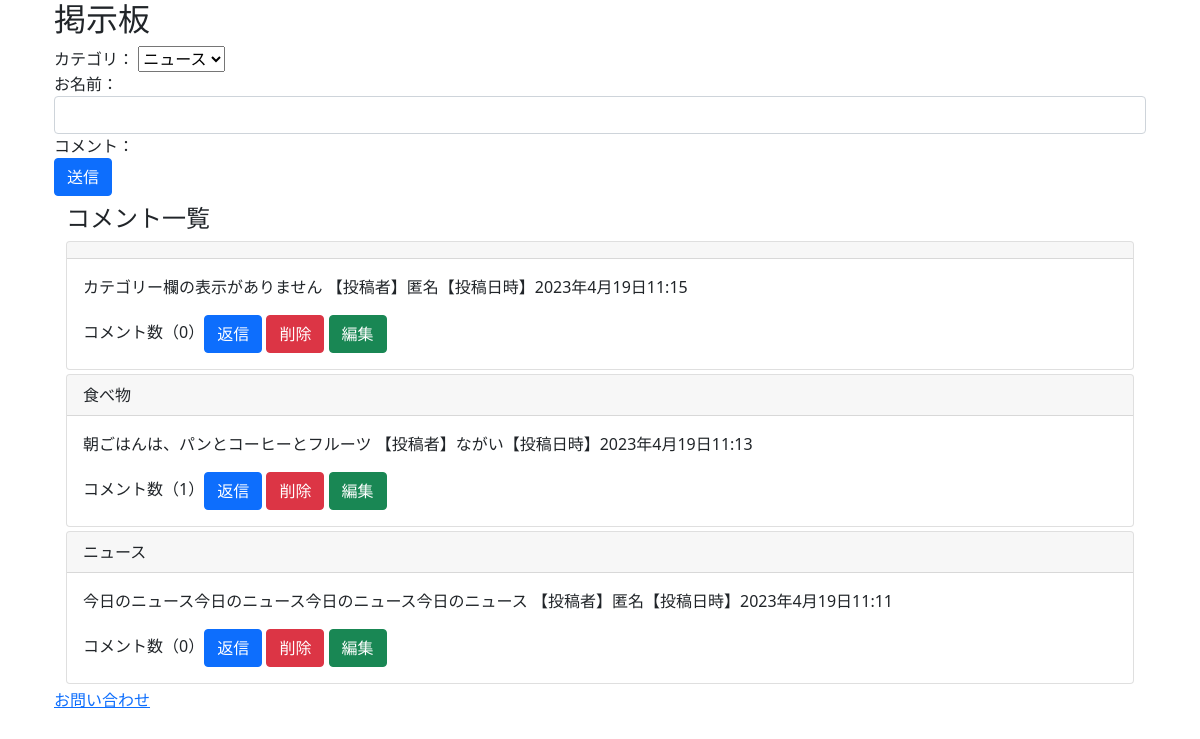
Before: / with the older database file.
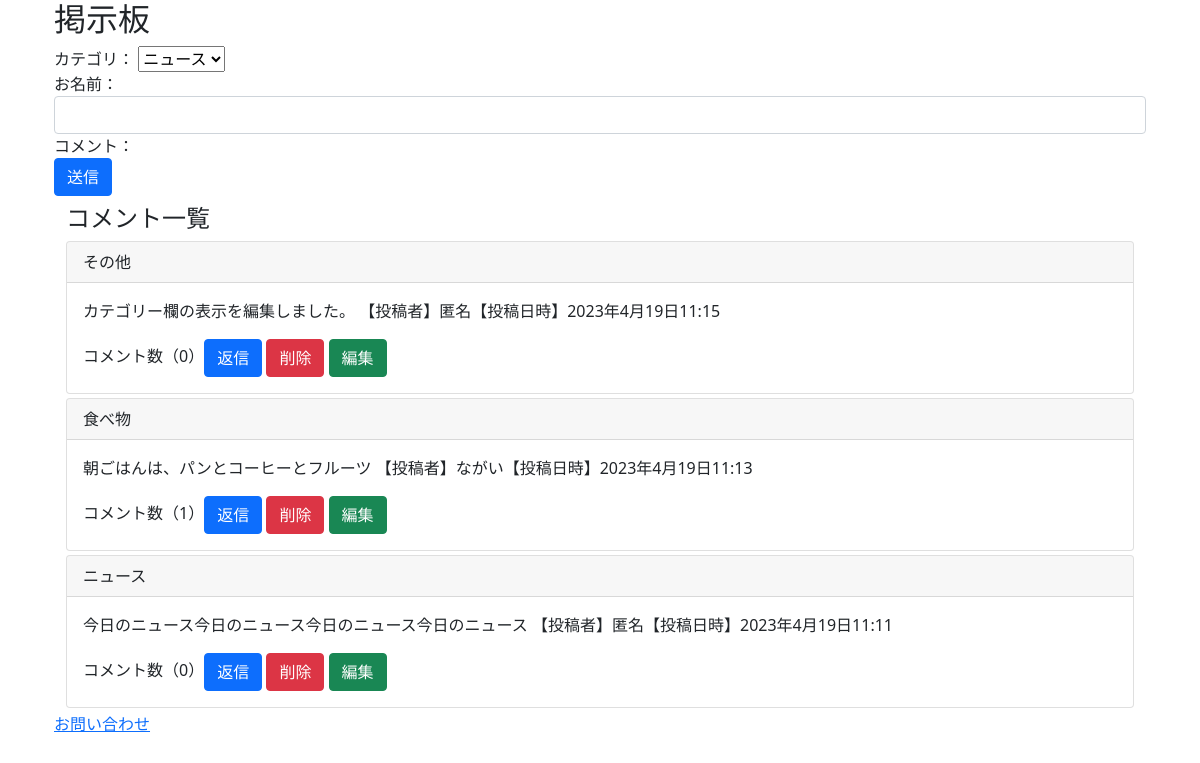
After: the same page with the newer database file.
### bbs/models.py (models this page shows, shortened)
class Topic(models.Model):
    category = models.ForeignKey(Category, verbose_name='カテゴリ', on_delete=models.CASCADE, null=True, blank=True)
    comment = models.TextField(verbose_name='コメント')
    name = models.CharField(verbose_name="名前", max_length=20, default="匿名")
    created_at = models.DateTimeField(auto_now_add=True)
    def reply_amount(self):
        return Reply.objects.filter(target=self.id).count()

class Category(models.Model):
    name = models.CharField(verbose_name='カテゴリ名', max_length=20)
    class Meta:
        verbose_name_plural = 'Categories'

### bbs/views.py (the view, shortened to what this page needs)
class IndexView(View):
    def get(self, request, *args, **kwargs):
        topics = Topic.objects.order_by('-created_at')
        categories = Category.objects.all()
        context = {'topics': topics, 'categories': categories}
        return render(request, 'bbs/index.html', context)

### templates/bbs/index.html (shortened to what this page needs)
<!DOCTYPE html>
<html lang="ja">
<head>
    <link href="https://cdn.jsdelivr.net/npm/bootstrap@5.0.2/dist/css/bootstrap.min.css" rel="stylesheet">
</head>
<body>
    <main class="container">
        <div class="container">
            <h2>掲示板</h2>
            <form method="POST">
                <div class="form-group">
                    <label for="name">カテゴリ：</label>
                    <select name="category">
                        {% for category in categories %}
                        <option value="{{ category.id }}">{{ category.name }}</option>
                        {% endfor %}
                    </select>
                </div>
                <div class="form-group">
                    <label for="name">お名前：</label>
                    <input type="text" class="form-control" name="name">
                </div>
                <div class="form-group">
                    <label for="comment">コメント：</label>
                </div>
                <button class="btn btn-primary" type="submit">送信</button>
            </form>
            <div class="container">
                <h4 class="my-2">コメント一覧</h4>
                {% for topic in topics %}
                <div class="card mb-1">
                    <div class="card-header">{{ topic.category.name }}</div>
                    <div class="card-body">
                        <p class="card-text">{{ topic.comment|safe }}     【投稿者】{{ topic.name }}【投稿日時】{{ topic.created_at }}</p>
                        コメント数（{{ topic.reply_amount }}）<a class="btn btn-primary" href="{% url 'bbs:reply' topic.id %}">返信</a>
                        <form action="{% url 'bbs:topic_delete' topic.id %}" method="post" style="display:inline-block;" onsubmit="if(confirm('本当に削除しますか？')){ return true } else { return false };">
                            <input class="btn btn-danger" type="submit" value="削除">
                        </form>
                        <a class="btn btn-success" href="{% url 'bbs:topic_edit' topic.id %}">編集</a>
                    </div>
                </div>
                {% endfor %}
            </div>
            <a href="{% url 'bbs:contacts' %}">お問い合わせ</a>
        </div>
    </main>
</body>
</html>

Changed rows visible on the page:
changed Topic: category.name (not shown) → "その他"; comment "カテゴリー欄の表示がありません" → "カテゴリー欄の表示を編集しました。"
